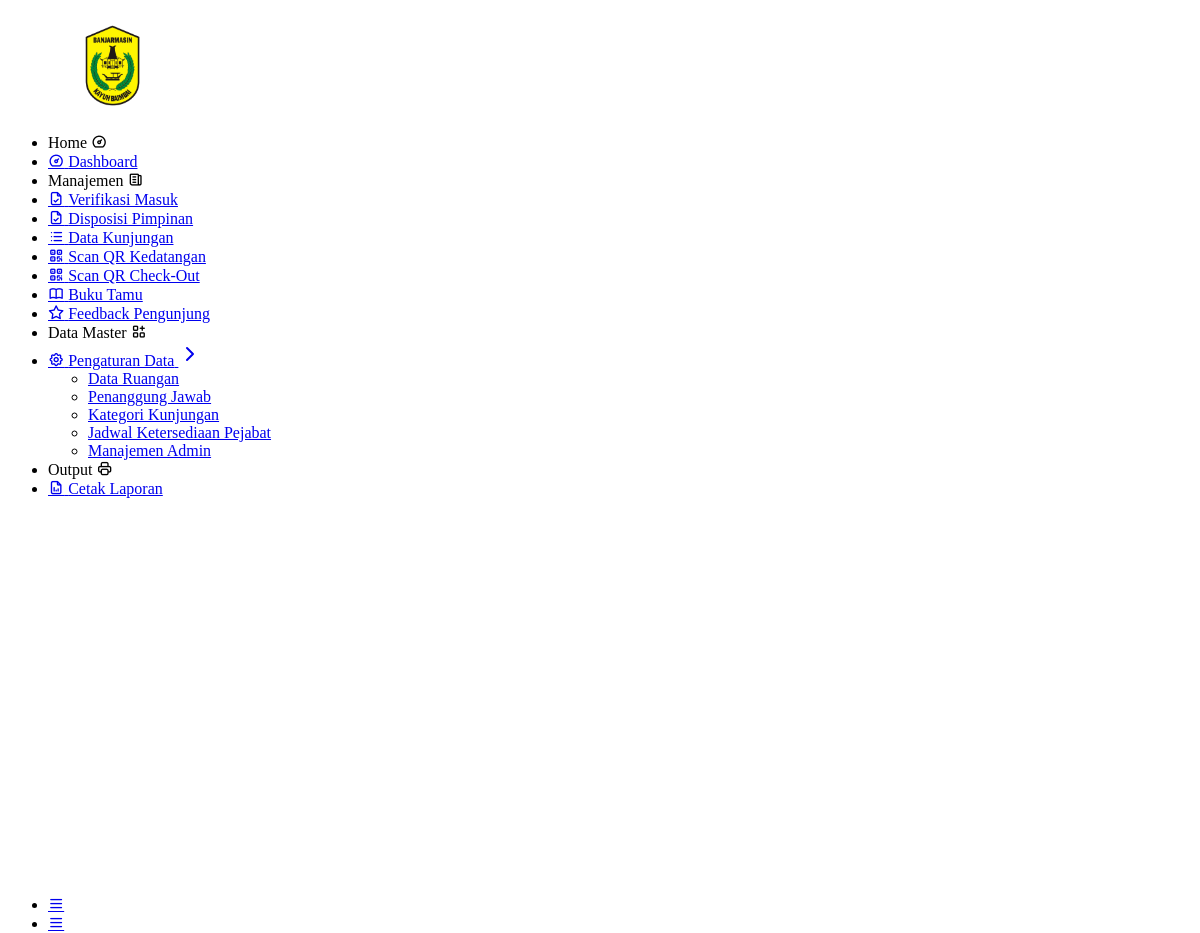
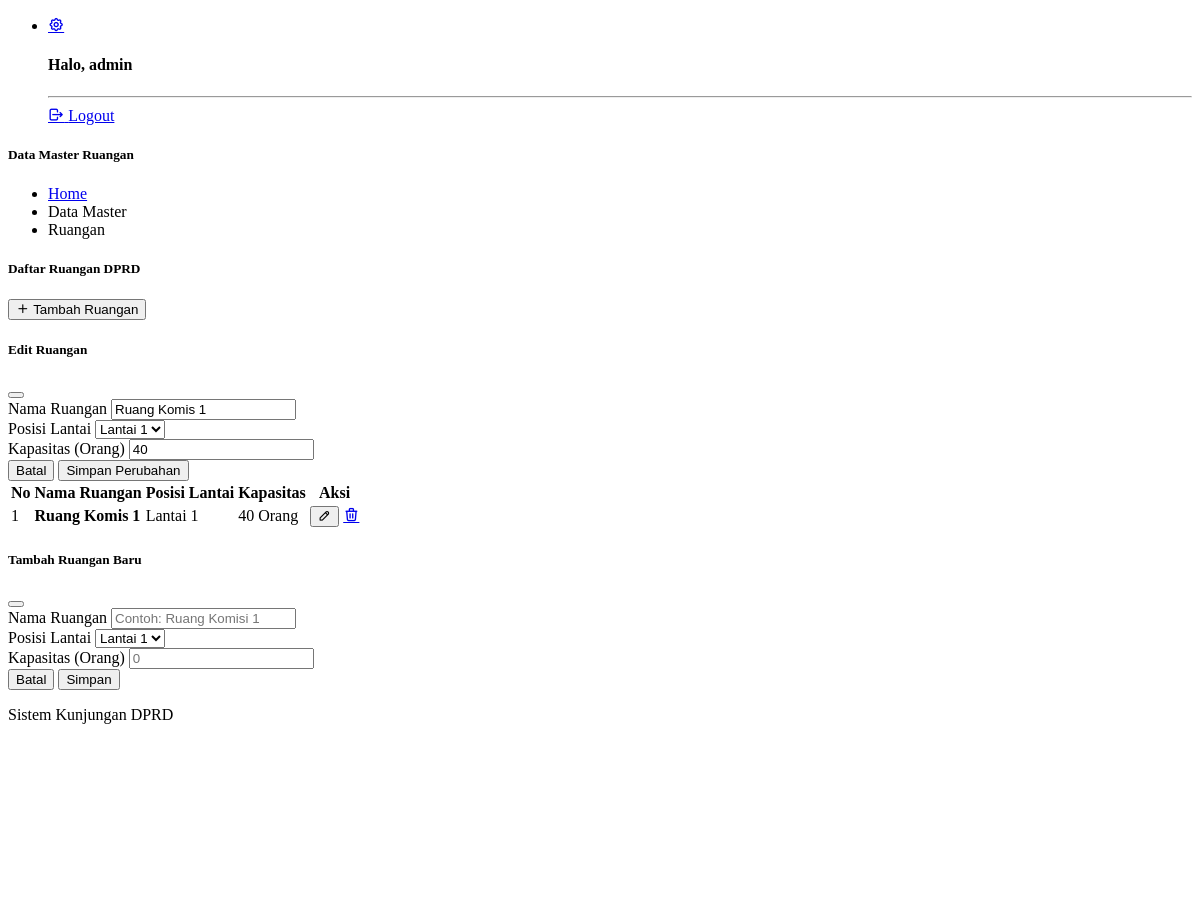
The page /admin/master_ruangan.php (signed in) on the database its author committed (2 pictures, top to bottom).
### tables this page shows
CREATE TABLE `ruangan` (
  `id_ruangan` int NOT NULL,
  `nama_ruangan` varchar(100) NOT NULL,
  `lantai` varchar(50) DEFAULT NULL,
  `kapasitas` int DEFAULT NULL
);

### admin/master_ruangan.php (the view, shortened to what this page needs)
<?php
include 'template/header.php';
include 'template/sidebar.php';
?>
<div class="page-header">
  <div class="page-block">
    <div class="row align-items-center">
      <div class="col-md-12">
        <div class="page-header-title">
          <h5 class="m-b-10">Data Master Ruangan</h5>
        </div>
        <ul class="breadcrumb">
          <li class="breadcrumb-item"><a href="dashboard.php">Home</a></li>
          <li class="breadcrumb-item">Data Master</li>
          <li class="breadcrumb-item">Ruangan</li>
        </ul>
      </div>
    </div>
  </div>
</div>
<div class="row">
  <div class="col-sm-12">
    <div class="card">
      <div class="card-header d-flex justify-content-between align-items-center">
        <h5>Daftar Ruangan DPRD</h5>
        <button class="btn btn-primary btn-sm" data-bs-toggle="modal" data-bs-target="#modalTambah">
            <i class="ti ti-plus"></i> Tambah Ruangan
        </button>
      </div>
      <div class="card-body">
        <div class="table-responsive">
          <table class="table table-hover table-bordered">
            <thead class="bg-light">
              <tr>
                <th>No</th>
                <th>Nama Ruangan</th>
                <th>Posisi Lantai</th>
                <th>Kapasitas</th>
                <th class="text-center">Aksi</th>
              </tr>
            </thead>
            <tbody>
              <?php
              $no = 1;
              $query = mysqli_query($koneksi, "SELECT * FROM ruangan ORDER BY nama_ruangan ASC");
              while ($d = mysqli_fetch_array($query)) {
              ?>
              <tr>
                <td><?= $no++; ?></td>
                <td><b><?= $d['nama_ruangan']; ?></b></td>
                <td><?= $d['lantai']; ?></td>
                <td><?= $d['kapasitas']; ?> Orang</td>
                <td class="text-center">
                    <button class="btn btn-warning btn-sm" data-bs-toggle="modal" data-bs-target="#modalEdit<?= $d['id_ruangan']; ?>">
                        <i class="ti ti-pencil"></i>
                    </button>
                    <a href="master_ruangan.php?aksi=hapus&id=<?= $d['id_ruangan']; ?>" class="btn btn-danger btn-sm" onclick="return confirm('Hapus data ini?')">
                        <i class="ti ti-trash"></i>
                    </a>
                </td>
              </tr>
              <div class="modal fade" id="modalEdit<?= $d['id_ruangan']; ?>" tabindex="-1">
                <div class="modal-dialog">
                  <div class="modal-content">
                    <div class="modal-header">
                      <h5 class="modal-title">Edit Ruangan</h5>
                      <button type="button" class="btn-close" data-bs-dismiss="modal"></button>
                    </div>
                    <form method="POST">
                        <div class="modal-body">
                            <div class="mb-3">
                                <label>Nama Ruangan</label>
                                <input type="text" name="nama_ruangan" class="form-control" value="<?= $d['nama_ruangan']; ?>" required>
                            </div>
                            <div class="mb-3">
                                <label>Posisi Lantai</label>
                                <select name="lantai" class="form-select">
                                    <option value="Lantai 1" <?= ($d['lantai']=='Lantai 1')?'selected':''; ?>>Lantai 1</option>
                                </select>
                            </div>
                            <div class="mb-3">
                                <label>Kapasitas (Orang)</label>
                                <input type="number" name="kapasitas" class="form-control" value="<?= $d['kapasitas']; ?>" required>
                            </div>
                        </div>
                        <div class="modal-footer">
                            <button type="button" class="btn btn-secondary" data-bs-dismiss="modal">Batal</button>
                            <button type="submit" name="edit" class="btn btn-primary">Simpan Perubahan</button>
                        </div>
                    </form>
                  </div>
                </div>
              </div>
              <?php } ?>
            </tbody>
          </table>
        </div>
      </div>
    </div>
  </div>
</div>
<div class="modal fade" id="modalTambah" tabindex="-1">
  <div class="modal-dialog">
    <div class="modal-content">
      <div class="modal-header">
        <h5 class="modal-title">Tambah Ruangan Baru</h5>
        <button type="button" class="btn-close" data-bs-dismiss="modal"></button>
      </div>
      <form method="POST">
          <div class="modal-body">
              <div class="mb-3">
                  <label>Nama Ruangan</label>
                  <input type="text" name="nama_ruangan" class="form-control" placeholder="Contoh: Ruang Komisi 1" required>
              </div>
              <div class="mb-3">
                  <label>Posisi Lantai</label>
                  <select name="lantai" class="form-select">
                      <option value="Lantai 1">Lantai 1</option>
                  </select>
              </div>
              <div class="mb-3">
                  <label>Kapasitas (Orang)</label>
                  <input type="number" name="kapasitas" class="form-control" placeholder="0" required>
              </div>
          </div>
          <div class="modal-footer">
              <button type="button" class="btn btn-secondary" data-bs-dismiss="modal">Batal</button>
              <button type="submit" name="tambah" class="btn btn-primary">Simpan</button>
          </div>
      </form>
    </div>
  </div>
</div>
<?php include 'template/footer.php'; ?>

### rows shown on the page
ruangan: nama_ruangan "Ruang Komis 1", lantai "Lantai 1", kapasitas "40"

### other values the page prints
$_SESSION['nama'] "admin"
